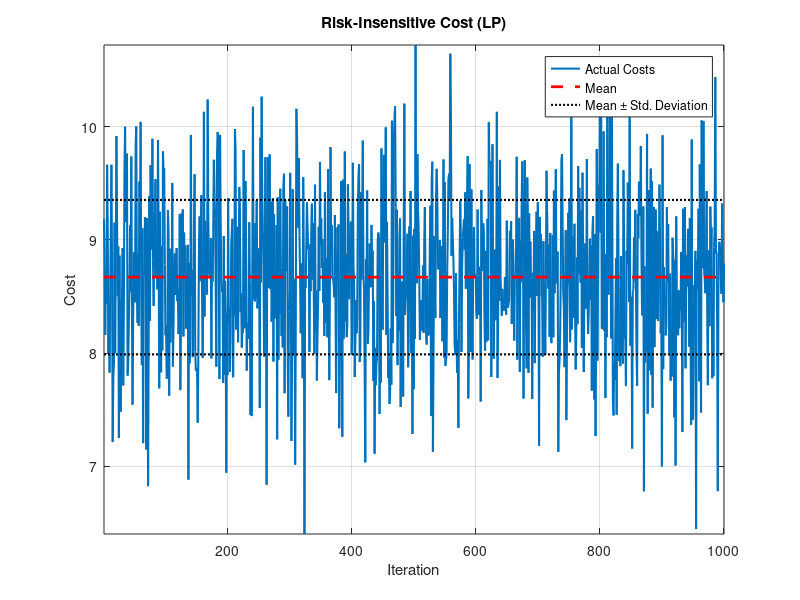
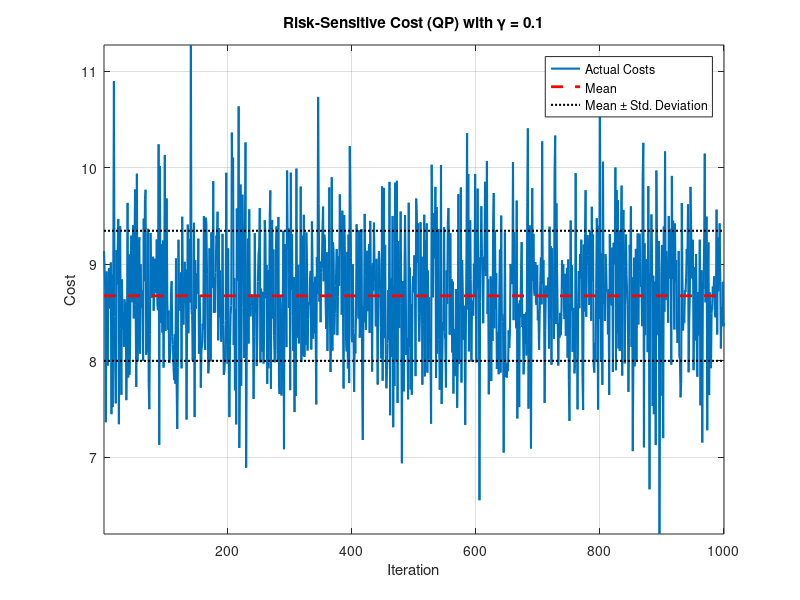
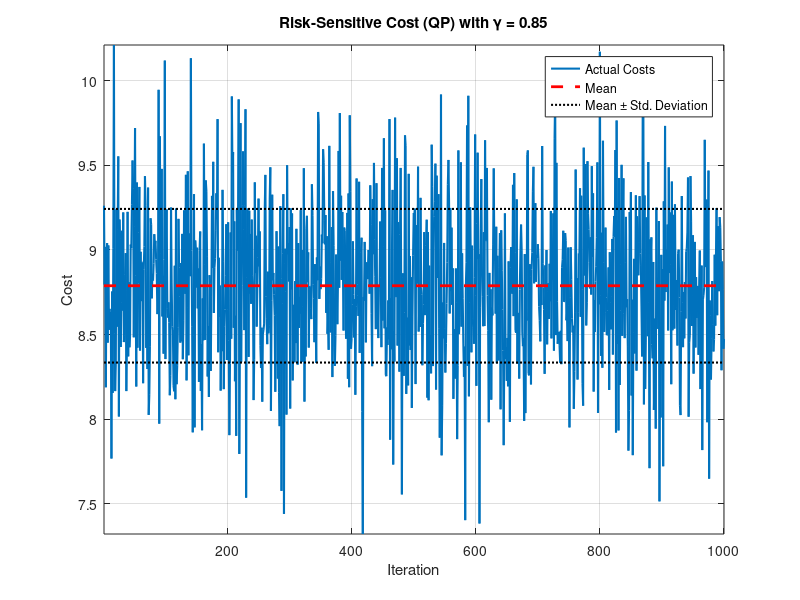
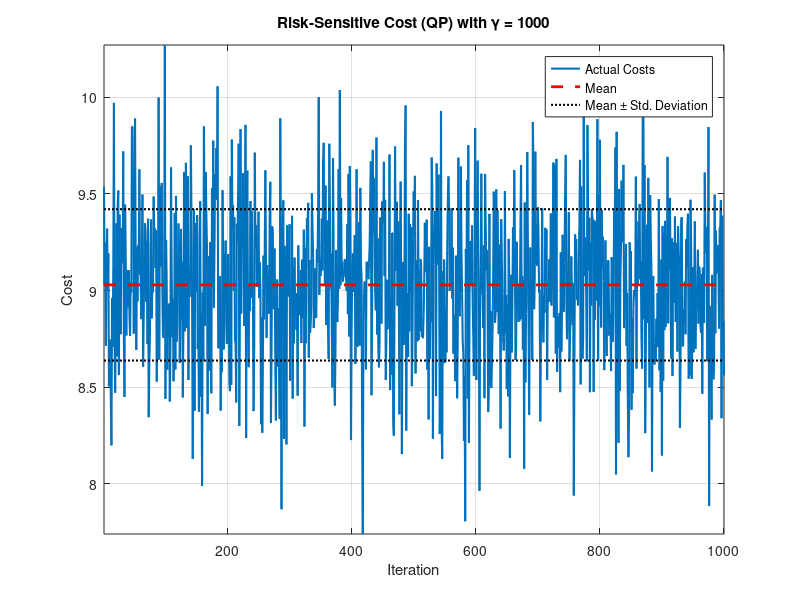

The MATLAB source for these figures, in order:
% close all;
% 
% % cost plot related to risk-insensitive design (linear programming)
% figure('Name', 'LP'); 
% plot(cost_LP); hold on;
% 
% % plot lines for mean and mean +/- variance
% 
% axis([0 n_iter 7 10]);
% 
% % cost plot related to risk-sensitive design (quadratic programming)
% for i = 1 : n_g
% 
% figure('Name', ['QP, Gamma = ' num2str(gammas(i))]); 
% plot(cost_QP(:, i)); hold on;
% 
% % plot lines for mean and mean +/- variance
% 
% axis([0 n_iter 7 10]);
% 
% end


clear; clc; close all;

% 加载之前保存的成本数据
load('cost_LP.mat');  % 加载线性规划的成本数据
load('cost_QP.mat');  % 加载二次规划的成本数据

% 定义迭代次数和风险厌恶参数
n_iter = 1000;
gammas = [0.1, 0.85, 1000];

% cost plot related to risk-insensitive design (linear programming)
figure('Name', 'Cost Analysis for LP', 'NumberTitle', 'off');
plot(cost_LP, 'LineWidth', 1.5); hold on;
mean_LP = mean(cost_LP);
var_LP = var(cost_LP);
plot([1 n_iter], [mean_LP mean_LP], 'r--', 'LineWidth', 2); % Plot mean
plot([1 n_iter], [mean_LP + sqrt(var_LP) mean_LP + sqrt(var_LP)], 'k:', 'LineWidth', 1.5); % Plot mean + std deviation
plot([1 n_iter], [mean_LP - sqrt(var_LP) mean_LP - sqrt(var_LP)], 'k:', 'LineWidth', 1.5); % Plot mean - std deviation
title('Risk-Insensitive Cost (LP)');
xlabel('Iteration');
ylabel('Cost');
legend('Actual Costs', 'Mean', 'Mean \pm Std. Deviation', 'Location', 'best');
grid on;
axis tight;

% cost plot related to risk-sensitive design (quadratic programming)
for i = 1 : length(gammas)
    figure('Name', ['Cost Analysis for QP, Gamma = ' num2str(gammas(i))], 'NumberTitle', 'off');
    plot(cost_QP(:, i), 'LineWidth', 1.5); hold on;
    mean_QP = mean(cost_QP(:, i));
    var_QP = var(cost_QP(:, i));
    plot([1 n_iter], [mean_QP mean_QP], 'r--', 'LineWidth', 2); % Plot mean
    plot([1 n_iter], [mean_QP + sqrt(var_QP) mean_QP + sqrt(var_QP)], 'k:', 'LineWidth', 1.5); % Plot mean + std deviation
    plot([1 n_iter], [mean_QP - sqrt(var_QP) mean_QP - sqrt(var_QP)], 'k:', 'LineWidth', 1.5); % Plot mean - std deviation
    title(['Risk-Sensitive Cost (QP) with \gamma = ' num2str(gammas(i))]);
    xlabel('Iteration');
    ylabel('Cost');
    legend('Actual Costs', 'Mean', 'Mean \pm Std. Deviation', 'Location', 'best');
    grid on;
    axis tight;
end
